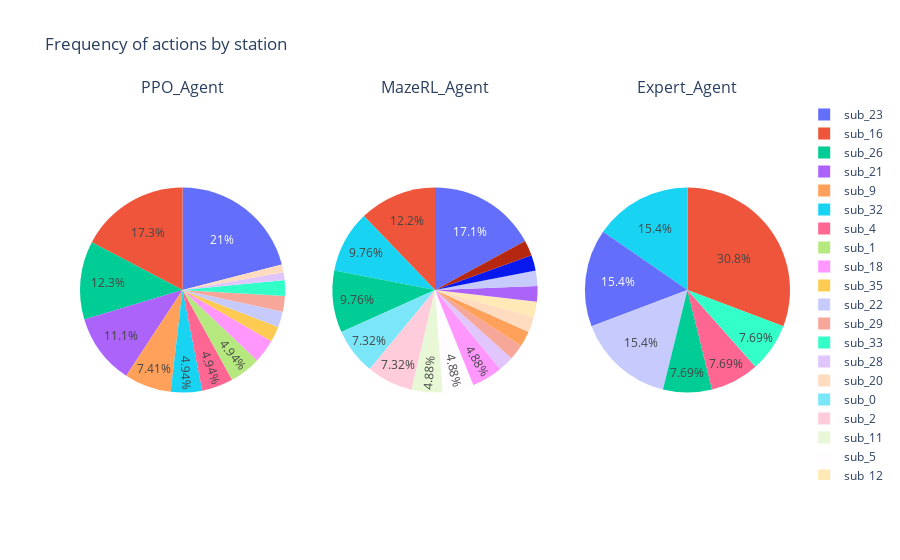

This figure's notebook cell:
### Markdown cell above
### 2. Actions frequency by station

### Code cell
aa.plot_actions_freq_by_station_pie_chart_multi_agent(agents.agents_data, title = "Frequency of actions by station ", col=3)

### Figure 1 — Plotly figure (JSON) as saved in the notebook; plotly's stock layout.template omitted (floating-point values rounded to 4 significant figures)
{"data": [{"labels": ["sub_16", "sub_28", "sub_32", "sub_9", "sub_23", "sub_21", "sub_35", "sub_22", "sub_29", "sub_26", "sub_33", "sub_4", "sub_20", "sub_1", "sub_18"], "name": "PPO_Agent", "values": [14, 1, 4, 6, 17, 9, 2, 2, 2, 10, 2, 4, 1, 4, 3], "type": "pie", "domain": {"x": [0.0, 0.2889], "y": [0.0, 1.0]}, "textposition": "inside"}, {"labels": ["sub_16", "sub_32", "sub_23", "sub_26", "sub_28", "sub_29", "sub_9", "sub_0", "sub_11", "sub_2", "sub_20", "sub_12", "sub_5", "sub_21", "sub_18", "sub_22", "sub_8", "sub_19"], "name": "MazeRL_Agent", "values": [5, 4, 7, 4, 1, 1, 1, 3, 2, 3, 1, 1, 2, 1, 2, 1, 1, 1], "type": "pie", "domain": {"x": [0.3556, 0.6444], "y": [0.0, 1.0]}, "textposition": "inside"}, {"labels": ["sub_16", "sub_32", "sub_26", "sub_23", "sub_22", "sub_4", "sub_33"], "name": "Expert_Agent", "values": [4, 2, 1, 2, 2, 1, 1], "type": "pie", "domain": {"x": [0.7111, 1.0], "y": [0.0, 1.0]}, "textposition": "inside"}], "layout": {"annotations": [{"font": {"size": 16}, "showarrow": false, "text": "PPO_Agent", "x": 0.1444, "xanchor": "center", "xref": "paper", "y": 1.0, "yanchor": "bottom", "yref": "paper"}, {"font": {"size": 16}, "showarrow": false, "text": "MazeRL_Agent", "x": 0.5, "xanchor": "center", "xref": "paper", "y": 1.0, "yanchor": "bottom", "yref": "paper"}, {"font": {"size": 16}, "showarrow": false, "text": "Expert_Agent", "x": 0.8556, "xanchor": "center", "xref": "paper", "y": 1.0, "yanchor": "bottom", "yref": "paper"}], "title": {"text": "Frequency of actions by station "}, "uniformtext": {"minsize": 12, "mode": "hide"}}}
